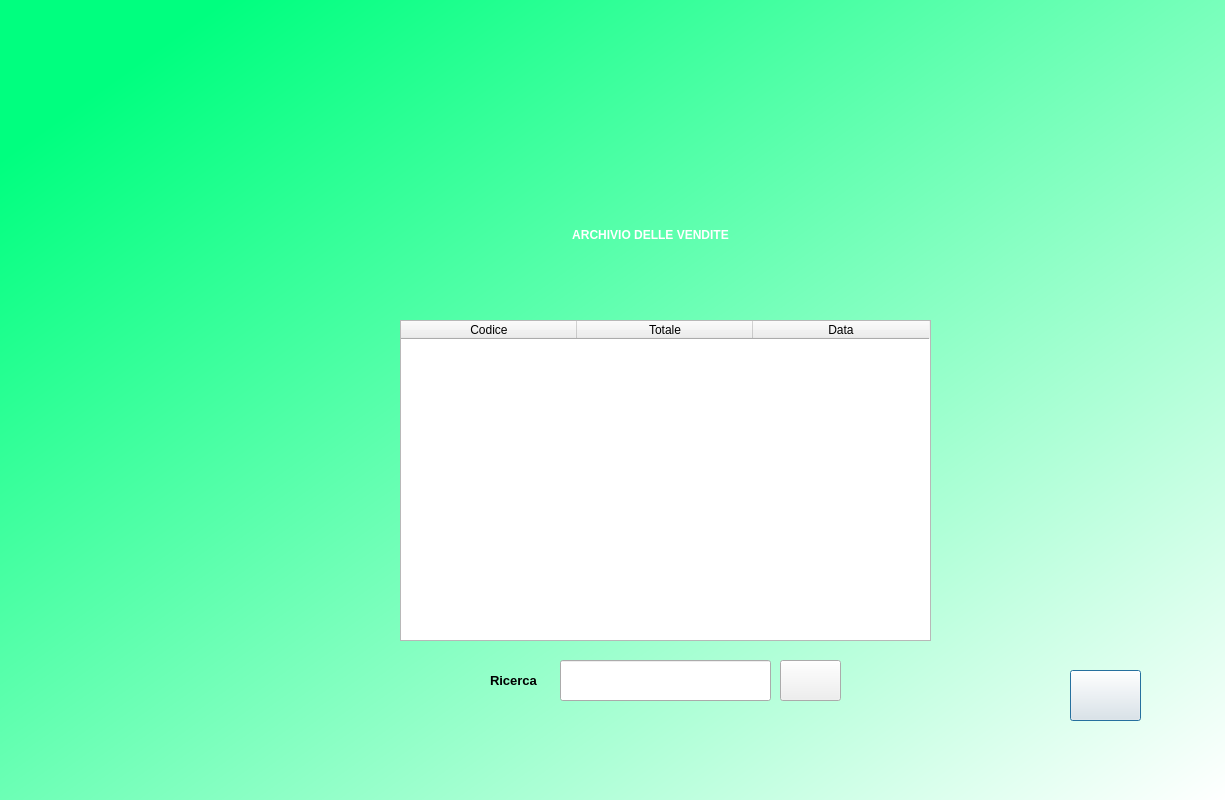
<?xml version="1.0" encoding="UTF-8"?>
<ui version="4.0">
 <class>DialogVendite</class>
 <widget class="QDialog" name="DialogVendite">
  <property name="geometry">
   <rect>
    <x>0</x>
    <y>0</y>
    <width>1225</width>
    <height>800</height>
   </rect>
  </property>
  <property name="windowTitle">
   <string>Dialog</string>
  </property>
  <property name="styleSheet">
   <string notr="true">QWidget#DialogVendite{
background-color:qlineargradient(spread:pad, x1:0.058, y1:0.136364, x2:1, y2:1, stop:0 rgba(0, 255, 127, 255), stop:1 rgba(255, 255, 255, 255));}</string>
  </property>
  <widget class="QLabel" name="label">
   <property name="geometry">
    <rect>
     <x>130</x>
     <y>200</y>
     <width>1041</width>
     <height>71</height>
    </rect>
   </property>
   <property name="styleSheet">
    <string notr="true">font: 36pt &quot;MS Shell Dlg 2&quot;;color:rgb(255, 255, 255);
font-weight:bold;
</string>
   </property>
   <property name="text">
    <string>&lt;html&gt;&lt;head/&gt;&lt;body&gt;&lt;p align=&quot;center&quot;&gt;ARCHIVIO DELLE VENDITE&lt;/p&gt;&lt;/body&gt;&lt;/html&gt;</string>
   </property>
  </widget>
  <widget class="QTableWidget" name="arcVenditeTable">
   <property name="geometry">
    <rect>
     <x>400</x>
     <y>320</y>
     <width>531</width>
     <height>321</height>
    </rect>
   </property>
   <attribute name="horizontalHeaderDefaultSectionSize">
    <number>176</number>
   </attribute>
   <column>
    <property name="text">
     <string>Codice</string>
    </property>
   </column>
   <column>
    <property name="text">
     <string>Totale</string>
    </property>
   </column>
   <column>
    <property name="text">
     <string>Data</string>
    </property>
   </column>
  </widget>
  <widget class="QLabel" name="label_2">
   <property name="geometry">
    <rect>
     <x>-50</x>
     <y>440</y>
     <width>321</width>
     <height>381</height>
    </rect>
   </property>
   <property name="styleSheet">
    <string notr="true"/>
   </property>
   <property name="text">
    <string/>
   </property>
   <property name="pixmap">
    <pixmap>img/sell.png</pixmap>
   </property>
   <property name="scaledContents">
    <bool>true</bool>
   </property>
  </widget>
  <widget class="QPushButton" name="homeBtn">
   <property name="geometry">
    <rect>
     <x>1070</x>
     <y>670</y>
     <width>71</width>
     <height>51</height>
    </rect>
   </property>
   <property name="cursor">
    <cursorShape>PointingHandCursor</cursorShape>
   </property>
   <property name="text">
    <string/>
   </property>
   <property name="icon">
    <iconset>
     <normaloff>img/home.png</normaloff>img/home.png</iconset>
   </property>
   <property name="iconSize">
    <size>
     <width>30</width>
     <height>30</height>
    </size>
   </property>
  </widget>
  <widget class="QLabel" name="label_3">
   <property name="geometry">
    <rect>
     <x>-30</x>
     <y>0</y>
     <width>1271</width>
     <height>281</height>
    </rect>
   </property>
   <property name="text">
    <string/>
   </property>
   <property name="pixmap">
    <pixmap>img/farmaciaa.jpg</pixmap>
   </property>
   <property name="scaledContents">
    <bool>true</bool>
   </property>
  </widget>
  <widget class="QLineEdit" name="ricercavendita">
   <property name="geometry">
    <rect>
     <x>560</x>
     <y>660</y>
     <width>211</width>
     <height>41</height>
    </rect>
   </property>
  </widget>
  <widget class="QPushButton" name="Ricercavenditabtn">
   <property name="geometry">
    <rect>
     <x>780</x>
     <y>660</y>
     <width>61</width>
     <height>41</height>
    </rect>
   </property>
   <property name="cursor">
    <cursorShape>PointingHandCursor</cursorShape>
   </property>
   <property name="text">
    <string/>
   </property>
   <property name="icon">
    <iconset>
     <normaloff>img/lens.png</normaloff>img/lens.png</iconset>
   </property>
   <property name="iconSize">
    <size>
     <width>30</width>
     <height>30</height>
    </size>
   </property>
  </widget>
  <widget class="QLabel" name="ricercaclientilabel">
   <property name="geometry">
    <rect>
     <x>490</x>
     <y>650</y>
     <width>71</width>
     <height>61</height>
    </rect>
   </property>
   <property name="font">
    <font>
     <family>MS Shell Dlg 2</family>
     <pointsize>10</pointsize>
     <weight>75</weight>
     <italic>false</italic>
     <bold>true</bold>
    </font>
   </property>
   <property name="styleSheet">
    <string notr="true">font: 75 10pt &quot;MS Shell Dlg 2&quot;;
font-weight:bold;</string>
   </property>
   <property name="text">
    <string>Ricerca</string>
   </property>
  </widget>
  <zorder>arcVenditeTable</zorder>
  <zorder>label_2</zorder>
  <zorder>homeBtn</zorder>
  <zorder>label_3</zorder>
  <zorder>label</zorder>
  <zorder>ricercavendita</zorder>
  <zorder>Ricercavenditabtn</zorder>
  <zorder>ricercaclientilabel</zorder>
 </widget>
 <resources/>
 <connections/>
</ui>
